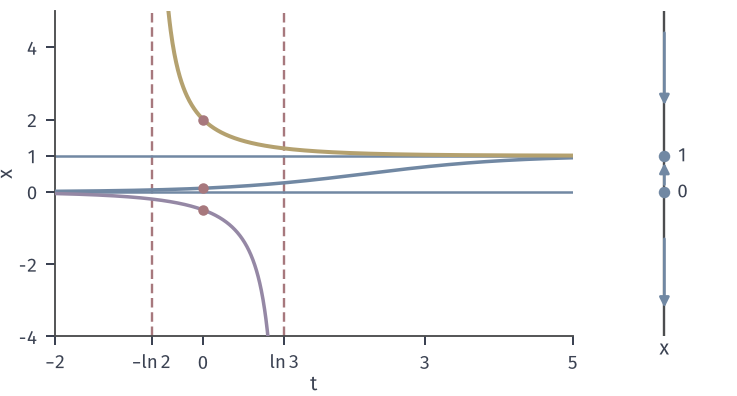

The Python source for this figure:
from pathlib import Path
import sys
sys.path.insert(0, str(Path(__file__).resolve().parents[1]/"ivp-common"))
from ivp_common import *
HERE = Path(__file__).resolve().parent

# 目标：x'=x(1-x) 的三种初值区域与各自的存在区间，右侧为相线。
fig, axes = figure(width_mm=104, height_mm=56, ncols=2, gridspec_kw={'width_ratios': [6, 1]})
panel(fig, .075, .96, .97, .15, .16)
a, b = axes
T0 = -np.log(2); T1 = np.log(3)
sol = lambda t, x0: x0*np.exp(t)/(1 - x0 + x0*np.exp(t))
t = np.linspace(-2, 5, 700); a.plot(t, sol(t, .1), color=BLUE, lw=1.4, zorder=4)
t = np.linspace(T0 + 2e-3, 5, 700); a.plot(t, sol(t, 2), color=YELLOW, lw=1.6, zorder=4)
t = np.linspace(-2, T1 - 2e-3, 700); a.plot(t, sol(t, -.5), color=PURPLE, lw=1.4, zorder=4)
a.axhline(0, color=BLUE, lw=1, zorder=2); a.axhline(1, color=BLUE, lw=1, zorder=2)
a.axvline(T0, color=RED, lw=.95, ls=(0, (4, 2)), zorder=1); a.axvline(T1, color=RED, lw=.95, ls=(0, (4, 2)), zorder=1)
dot(a, 0, .1); dot(a, 0, 2); dot(a, 0, -.5)
a.set_xlim(-2, 5); a.set_ylim(-4, 5); a.set_yticks([-4, -2, 0, 1, 2, 4]); a.set_xticks([-2, T0, 0, T1, 3, 5]); a.set_xticklabels(['$-2$', '$-\\ln 2$', '0', '$\\ln 3$', '3', '5'])
a.set_xlabel('$t$', labelpad=1); a.set_ylabel('$x$', labelpad=1)
b.set_ylim(-4, 5); b.set_xlim(-1, 1); b.set_xticks([]); b.spines['bottom'].set_visible(False); b.spines['left'].set_visible(False); b.set_yticks([])
b.plot([0, 0], [-4, 5], color=STROKE, lw=.95, zorder=1)
ar = dict(arrowstyle='-|>', color=BLUE, lw=1.1, mutation_scale=8, shrinkA=0, shrinkB=0)
for y0, y1 in [(.2, .8), (4.4, 2.4), (-1.3, -3.2)]:
    b.annotate('', xy=(0, y1), xytext=(0, y0), arrowprops=ar)
b.plot([0, 0], [0, 1], 'o', ms=4.6, color=BLUE, mew=0, zorder=4)
b.text(.3, 0, '0', va='center', fontsize=7.5); b.text(.3, 1, '1', va='center', fontsize=7.5)
b.set_xlabel('$x$', labelpad=1)
save(fig, HERE, 'figure', {'formula': "x'=x(1-x)", 'x0': [.1, 2, -.5], 'blowup_times': [T0, T1]})
